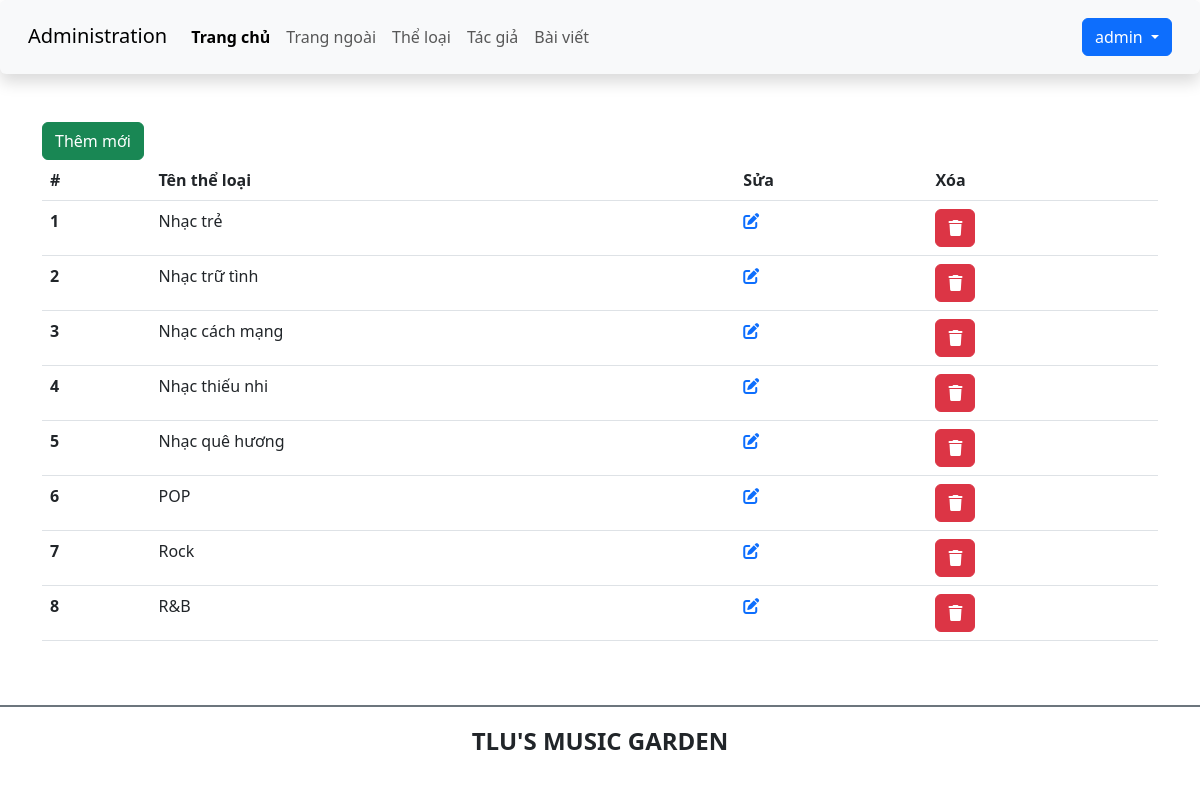
Screenshot of /admin/category/category.php (signed in) with the database file from the repository.
### tables this page shows
CREATE TABLE `theloai` (
  `ma_tloai` int UNSIGNED NOT NULL,
  `ten_tloai` varchar(50) NOT NULL,
  `SLBaiViet` int DEFAULT NULL
);

### includes/Database.php (called while the page is built, shortened)
<?php
    function handleData($result){
        $res = [];
        while($row = mysqli_fetch_assoc($result)) {
            $res[] = $row;
        }
        return $res;
    }
class Database {
    public $conn = null;
    public $sname = "localhost";
    public $uname = "root";
    public $upass = "admin";
    public $dbname = "btth01_cse485";
    public $sport = 3306;
    public function getConnection(){
        try {
            $this->conn = new mysqli($this->sname, $this->uname, $this->upass, $this->dbname, $this->sport);
        } catch (Exception $e) {
            echo "Connect database fail";
        }
    }
    public function getAllRecordTable($table_name) {
        $string_query = "SELECT * FROM $table_name";
        $result = $this->conn->query($string_query);
        return handleData($result);
    }
}
    $db = new Database();
?>

### admin/category/category.php (the view, shortened to what this page needs)
<!DOCTYPE html>
<html lang="en">
<head>
    <link href="https://cdn.jsdelivr.net/npm/bootstrap@5.3.0-alpha1/dist/css/bootstrap.min.css" rel="stylesheet">
    <link rel="stylesheet" href="https://cdnjs.cloudflare.com/ajax/libs/font-awesome/6.3.0/css/all.min.css" />
    <link rel="stylesheet" href="css/style_login.css">
</head>
<body>
    <?php
        include '../layouts/header.php';
        include '../../includes/Database.php';
    ?>
    <main class="container mt-5 mb-5">
        <div class="row">
            <div class="col-sm">
                <a href="add_category.php" class="btn btn-success">Thêm mới</a>
                <table class="table">
                    <thead>
                        <tr>
                            <th scope="col">#</th>
                            <th scope="col">Tên thể loại</th>
                            <th>Sửa</th>
                            <th>Xóa</th>
                        </tr>
                    </thead>
                    <tbody>
                        <?php
                            foreach($db->getAllRecordTable("theloai") as $key => $val){
                        ?>
                            <tr>
                                <th scope="row"><?php echo $val["ma_tloai"] ?></th>
                                <td><?php echo $val["ten_tloai"] ?></td>
                                <td>
                                    <a href="edit_category.php?id=<?php echo $val["ma_tloai"] ?>"><i class="fa-solid fa-pen-to-square"></i></a>
                                </td>
                                <td>
                                    <form action="process_add_category.php" method="post">
                                        <button type="submit" class="btn btn-danger"><i class="fa fa-trash"></i></button>
                                    </form>
                                </td>
                            </tr>
                        <?php
                            }
                        ?>
                    </tbody>
                </table>
            </div>
        </div>
    </main>
    <?php
        include '../layouts/footer.php';
    ?>
</body>
</html>

### rows the page displays
theloai: ma_tloai "1", ten_tloai "Nhạc trẻ"
theloai: ma_tloai "2", ten_tloai "Nhạc trữ tình"
theloai: ma_tloai "3", ten_tloai "Nhạc cách mạng"
theloai: ma_tloai "4", ten_tloai "Nhạc thiếu nhi"
theloai: ma_tloai "5", ten_tloai "Nhạc quê hương"
theloai: ma_tloai "6", ten_tloai "POP"
theloai: ma_tloai "7", ten_tloai "Rock"
theloai: ma_tloai "8", ten_tloai "R&B"

### other values shown
$_SESSION["role"] "admin"
